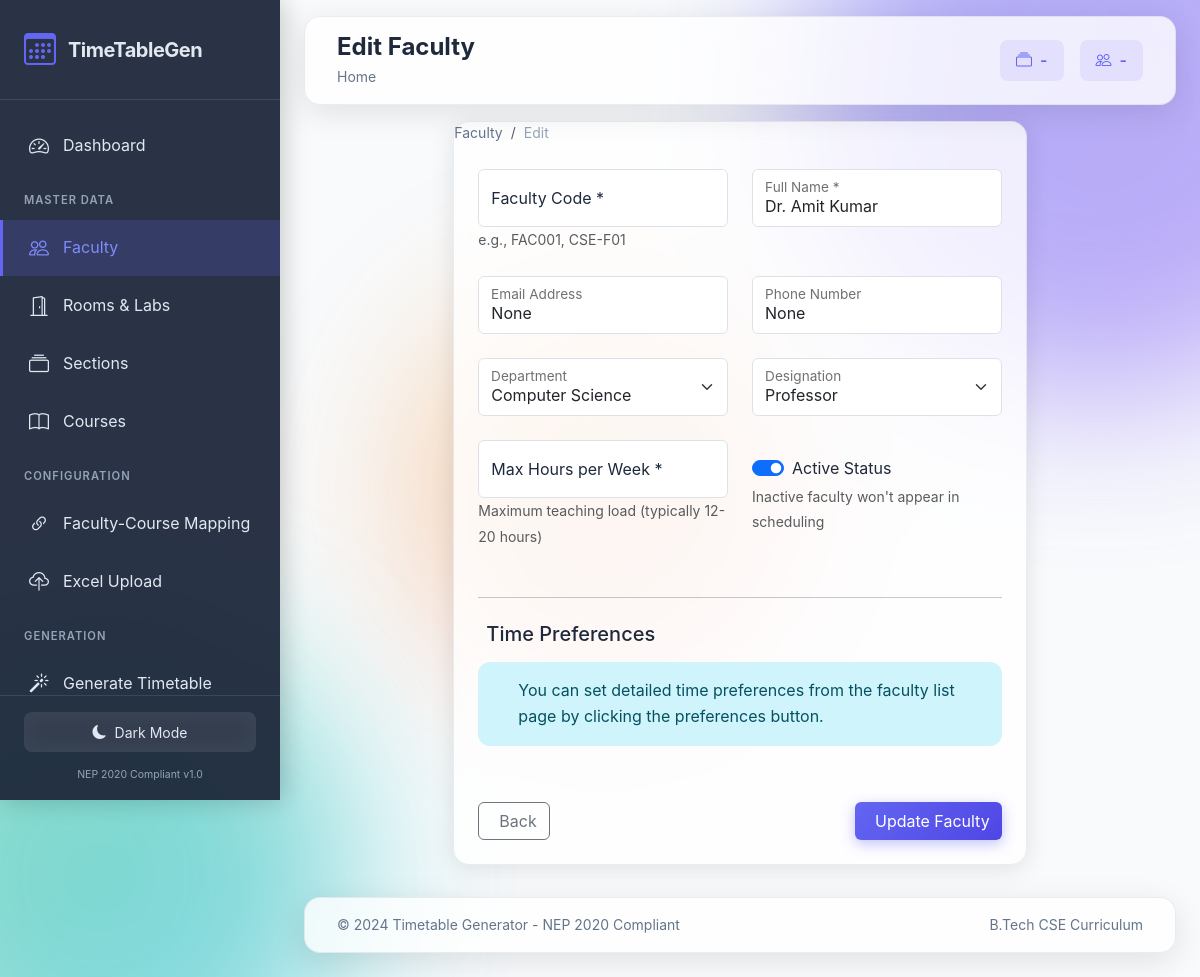
Screenshot of /faculty/edit/1 with the database file from the repository.
### app/models/faculty.py (models this page shows, shortened)
class Faculty(db.Model):
    __tablename__ = 'faculty'
    id = db.Column(db.Integer, primary_key=True)
    faculty_id = db.Column(db.String(20), unique=True, nullable=False)
    name = db.Column(db.String(100), nullable=False)
    email = db.Column(db.String(100), unique=True, nullable=True)
    phone = db.Column(db.String(15), nullable=True)
    department = db.Column(db.String(50), nullable=False, default='CSE')
    designation = db.Column(db.String(50), nullable=True)
    max_hours_per_day = db.Column(db.Integer, default=6)
    max_hours_per_week = db.Column(db.Integer, default=18)
    preferred_slots = db.Column(db.Text, default='{}')
    unavailable_slots = db.Column(db.Text, default='{}')
    is_active = db.Column(db.Boolean, default=True)
    created_at = db.Column(db.DateTime, default=datetime.utcnow)
    updated_at = db.Column(db.DateTime, default=datetime.utcnow, onupdate=datetime.utcnow)
    course_mappings = db.relationship('FacultyCourse', backref='faculty', lazy='dynamic', cascade='all, delete-orphan')

### app/routes/faculty.py (the view, shortened to what this page needs)
@faculty_bp.route('/edit/<int:id>', methods=['GET', 'POST'])
def edit_faculty(id):
    faculty = Faculty.query.get_or_404(id)
    return render_template('faculty/form.html', faculty=faculty, action='edit')

### app/templates/faculty/form.html (shortened to what this page needs)
{% extends "base.html" %}
{% block page_title %}{{ 'Edit' if faculty else 'Add New' }} Faculty{% endblock %}
{% block content %}
<div class="row justify-content-center">
    <div class="col-lg-8" data-aos="fade-up">
        <div class="glass-card">
            <div class="card-header border-0 bg-transparent">
                <nav aria-label="breadcrumb">
                    <ol class="breadcrumb mb-0">
                        <li class="breadcrumb-item">
                            <a href="{{ url_for('faculty.list_faculty') }}">Faculty</a>
                        </li>
                        <li class="breadcrumb-item active">{{ 'Edit' if faculty else 'Add New' }}</li>
                    </ol>
                </nav>
            </div>
            <div class="card-body p-4">
                <form method="POST" action="{{ url_for('faculty.edit_faculty', id=faculty.id) if faculty else url_for('faculty.add_faculty') }}">
                    <div class="row">
                        <div class="col-md-6 mb-4">
                            <div class="form-floating">
                                <input type="text" class="form-control" id="code" name="code"
                                       value="{{ faculty.code if faculty else '' }}"
                                       placeholder="Faculty Code" required>
                                <label for="code">Faculty Code *</label>
                            </div>
                            <small class="text-muted">e.g., FAC001, CSE-F01</small>
                        </div>
                        <div class="col-md-6 mb-4">
                            <div class="form-floating">
                                <input type="text" class="form-control" id="name" name="name"
                                       value="{{ faculty.name if faculty else '' }}"
                                       placeholder="Full Name" required>
                                <label for="name">Full Name *</label>
                            </div>
                        </div>
                        <div class="col-md-6 mb-4">
                            <div class="form-floating">
                                <input type="email" class="form-control" id="email" name="email"
                                       value="{{ faculty.email if faculty else '' }}"
                                       placeholder="Email">
                                <label for="email">Email Address</label>
                            </div>
                        </div>
                        <div class="col-md-6 mb-4">
                            <div class="form-floating">
                                <input type="tel" class="form-control" id="phone" name="phone"
                                       value="{{ faculty.phone if faculty else '' }}"
                                       placeholder="Phone">
                                <label for="phone">Phone Number</label>
                            </div>
                        </div>
                        <div class="col-md-6 mb-4">
                            <div class="form-floating">
                                <select class="form-select" id="department" name="department">
                                    <option value="CSE" {{ 'selected' if not faculty or faculty.department == 'CSE' else '' }}>Computer Science</option>
                                </select>
                                <label for="department">Department</label>
                            </div>
                        </div>
                        <div class="col-md-6 mb-4">
                            <div class="form-floating">
                                <select class="form-select" id="designation" name="designation">
                                    <option value="Professor" {{ 'selected' if faculty and faculty.designation == 'Professor' else '' }}>Professor</option>
                                </select>
                                <label for="designation">Designation</label>
                            </div>
                        </div>
                        <div class="col-md-6 mb-4">
                            <div class="form-floating">
                                <input type="number" class="form-control" id="max_hours" name="max_hours"
                                       value="{{ faculty.max_hours if faculty else 20 }}"
                                       min="1" max="40" placeholder="Max Hours">
                                <label for="max_hours">Max Hours per Week *</label>
                            </div>
                            <small class="text-muted">Maximum teaching load (typically 12-20 hours)</small>
                        </div>
                        <div class="col-md-6 mb-4">
                            <div class="form-check form-switch mt-3">
                                <input type="checkbox" class="form-check-input" id="is_active" name="is_active"
                                       {{ 'checked' if not faculty or faculty.is_active else '' }}>
                                <label class="form-check-label" for="is_active">Active Status</label>
                            </div>
                            <small class="text-muted">Inactive faculty won't appear in scheduling</small>
                        </div>
                    </div>
                    {% if faculty %}
                    <hr class="my-4">
                    <h5 class="mb-3">
                        Time Preferences
                    </h5>
                    <div class="row mb-4">
                        <div class="col-12">
                            <div class="alert alert-info">
                                You can set detailed time preferences from the faculty list page by clicking the preferences button.
                            </div>
                        </div>
                    </div>
                    {% endif %}
                    <div class="d-flex justify-content-between pt-3">
                        <a href="{{ url_for('faculty.list_faculty') }}" class="btn btn-outline-secondary">
                            Back
                        </a>
                        <button type="submit" class="btn btn-primary">
                            {{ 'Update' if faculty else 'Create' }} Faculty
                        </button>
                    </div>
                </form>
            </div>
        </div>
    </div>
</div>
{% endblock %}

### app/static/css/main.css (style rules this page uses)
:root { --primary: #6366f1; --primary-dark: #4f46e5; --primary-light: #818cf8; --secondary: #64748b; --success: #10b981; --warning: #f59e0b; --danger: #ef4444; --info: #06b6d4; --purple: #8b5cf6; --bg-primary: #f8fafc; --bg-secondary: #f1f5f9; --bg-card: rgba(255, 255, 255, 0.8); --text-primary: #1e293b; --text-secondary: #64748b; --text-muted: #94a3b8; --border-color: rgba(148, 163, 184, 0.2); --shadow-color: rgba(0, 0, 0, 0.1); --sidebar-width: 280px; --sidebar-collapsed-width: 80px; --sidebar-bg: rgba(30, 41, 59, 0.95); --sidebar-text: #e2e8f0; --sidebar-active: #6366f1; --transition-fast: 0.15s ease; --transition-normal: 0.3s ease; --transition-slow: 0.5s ease; --radius-sm: 8px; --radius-md: 12px; --radius-lg: 16px; --radius-xl: 24px; }
* { margin: 0; padding: 0; box-sizing: border-box; }
html { scroll-behavior: smooth; }
body { font-family: 'Inter', -apple-system, BlinkMacSystemFont, 'Segoe UI', Roboto, sans-serif; background: var(--bg-primary); color: var(--text-primary); line-height: 1.6; overflow-x: hidden; min-height: 100vh; }
.breadcrumb { margin: 0; padding: 0; background: none; font-size: 0.875rem; }
.breadcrumb-item a { color: var(--text-secondary); text-decoration: none; }
.breadcrumb-item.active { color: var(--text-muted); }
.alert { border: none; border-radius: var(--radius-md); padding: 1rem 1.25rem; display: flex; align-items: center; gap: 0.75rem; margin-bottom: 1rem; }
.btn-primary { background: linear-gradient(135deg, var(--primary), var(--primary-dark)); border: none; box-shadow: 0 4px 14px rgba(99, 102, 241, 0.4); }

### app/static/css/glassmorphism.css (style rules this page uses)
.glass-card { background: var(--bg-card); backdrop-filter: blur(16px); -webkit-backdrop-filter: blur(16px); border: 1px solid var(--border-color); border-radius: var(--radius-lg); box-shadow: 0 4px 24px var(--shadow-color), inset 0 1px 0 rgba(255, 255, 255, 0.1); transition: transform var(--transition-fast), box-shadow var(--transition-fast); }

### app/static/css/animations.css (style rules this page uses)
[data-aos="fade-up"] { transform: translateY(30px); opacity: 0; transition-property: transform, opacity; }
[data-aos="fade-up"].aos-animate { transform: translateY(0); opacity: 1; }

### rows the page displays
Faculty: name "Dr. Amit Kumar", email "None", phone "None"

### other values shown
{{ 'Edit' if faculty else 'Add New' }} "Edit"
{{ 'Update' if faculty else 'Create' }} "Update"
